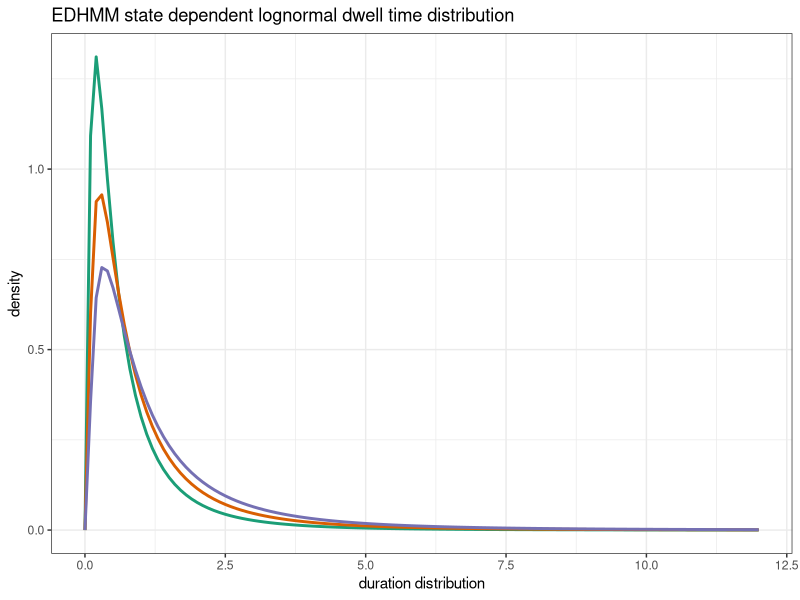
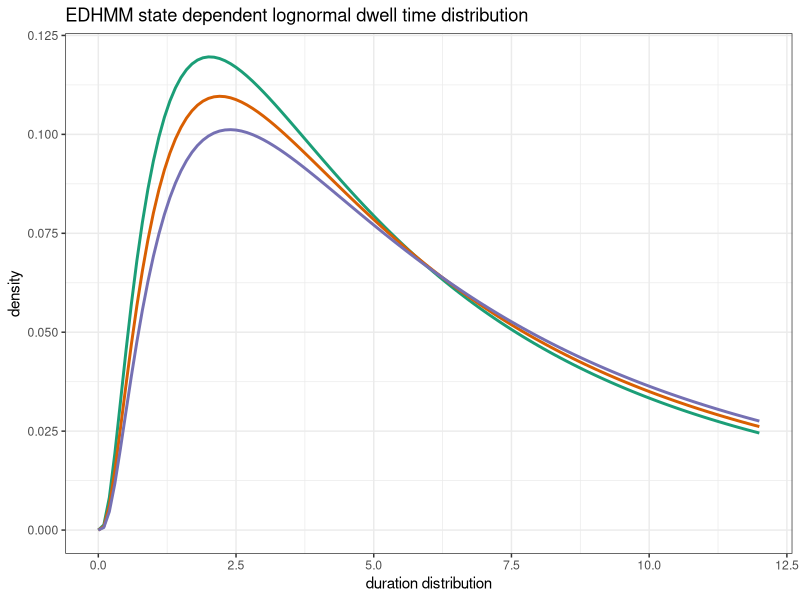
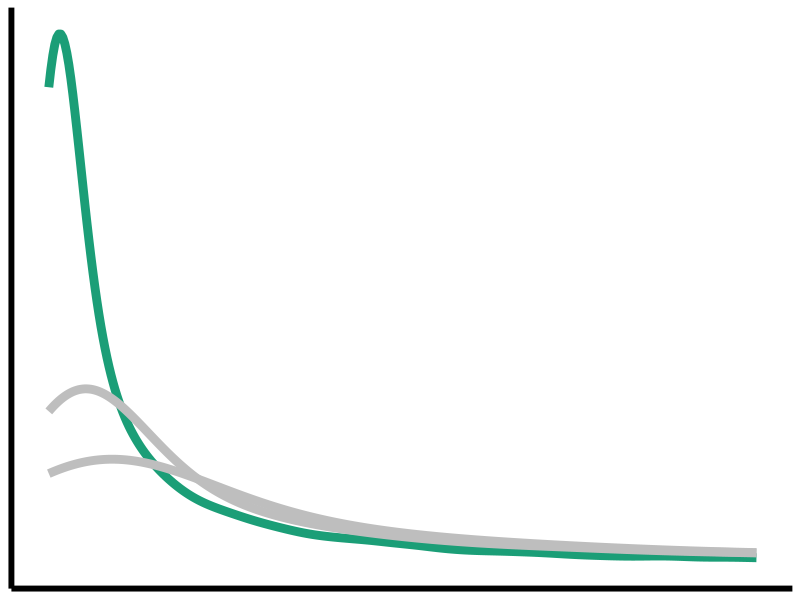
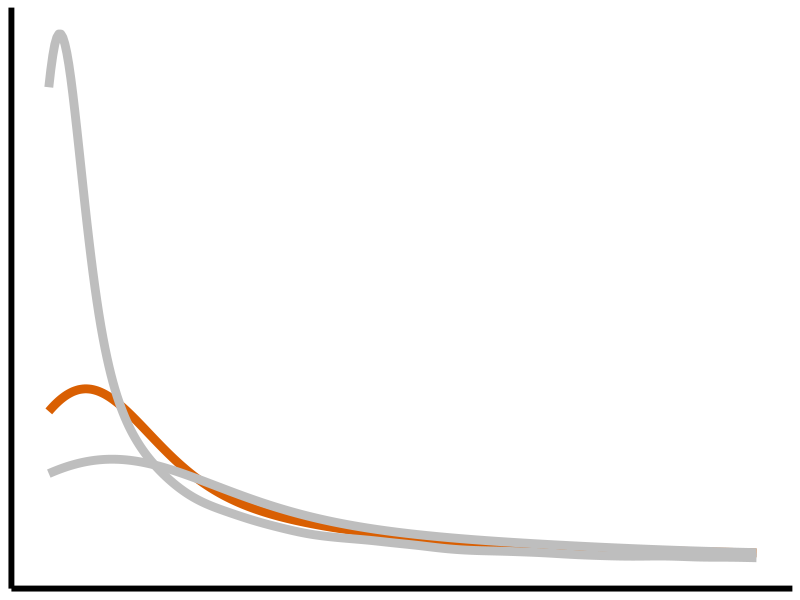
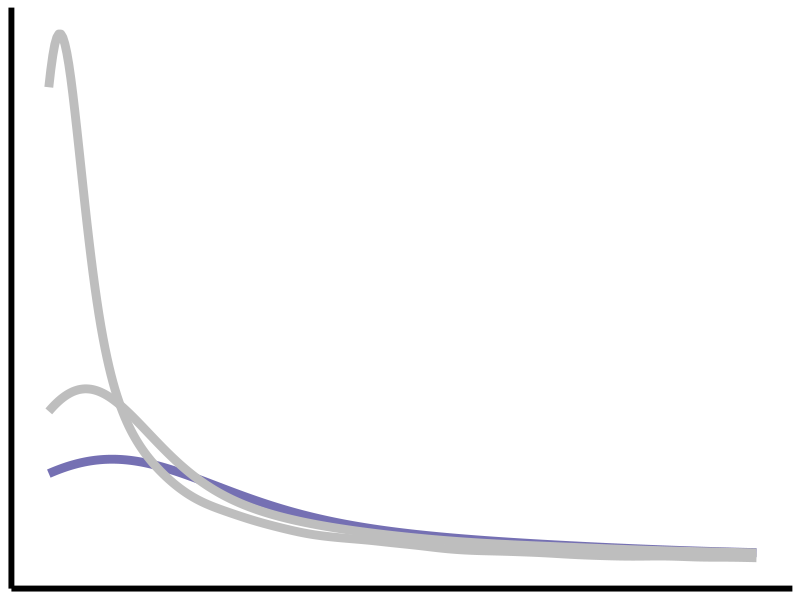

The R script that drew these images, in order:
## ---- chunk 1
library(ggplot2)
library(RColorBrewer)
set.seed(123)
plot_lognorm<-function(m, means){
  meanlog<-sort(means)
  col<-brewer.pal(m, name='Dark2')
  datay<-dlnorm(seq(0,12,0.1), meanlog=log(meanlog[1]),sdlog = 1)
  med<-median(datay)
  data<-data.frame(x=seq(0,12,0.1),y=datay)
  plot<-ggplot(data=data,aes(x=x,y=y))+geom_line(color=col[1],size=1)+theme_bw()+ylab("density")+xlab("duration distribution")+ggtitle("EDHMM state dependent lognormal dwell time distribution ")+xlim(c(0,12))#+geom_hline(yintercept = med,color=col[1])
  for(s in 2:m){
    datay<-dlnorm(seq(0,12,0.1),meanlog =log(meanlog[s]),sdlog = 1)
    med<-median(datay)
    data<-data.frame(x=seq(0,12,0.1),y=datay)
    plot<-plot+geom_line(data=data,aes(x=x,y=y),color=col[s],size=1)#+geom_hline(yintercept = med,color=col[s])
  }
  return(plot)
}

set.seed(123)
data<-density(rlnorm(20000, log(15), sqrt(log(25))),from=-1,to=150)
set.seed(123)
data1<-density(rlnorm(20000, log(15), log(sqrt(25))),from=-1,to=150)#it is than correct
set.seed(123)
data2<-density(rlnorm(20000, log(15), log(5)),from=-1,to=150)

plot_lognorm(m=3,means=c(0.9,0.7,0.5))
plot_lognorm(m=3,means=c(6.5,6,5.5))

## ---- chunk 2
#overlapping distribution plots
library(ggplot2)
library(RColorBrewer)
thm<-theme(
  axis.text.x = element_blank(),
  axis.text.y = element_blank(),
  axis.ticks = element_blank(),
  axis.title.x =element_blank(),
  axis.title.y = element_blank(),
  axis.line = element_line(colour = "black",size = 2),
  panel.background =element_blank())
col<-brewer.pal(3, name='Dark2')
data<-density(rlnorm(30000, log(5), log(10)),from=-1,to=100)
data<-data.frame(x=data$x,y=data$y)
data1<-density(rlnorm(30000, log(15), log(10)),from=-1,to=100)
data1<-data.frame(x=data1$x,y=data1$y)
data2<-density(rlnorm(30000, log(25), log(10)),from=-1,to=100)
data2<-data.frame(x=data2$x,y=data2$y)
p1<-ggplot(data=data,aes(x=data$x,y=data$y))+geom_line(color=col[1],size=3)+
  geom_line(data=data1,aes(x=x,y=y),color="grey",size=3)+
  geom_line(data=data2,aes(x=x,y=y),color="grey",size=3)+thm+xlim(c(0,70))
ggsave(file="logs_ex1.svg", plot=p1, width=10, height=8)
p2<-ggplot(data=data1,aes(x=data1$x,y=data1$y))+geom_line(color=col[2],size=3)+
  geom_line(data=data,aes(x=x,y=y),color="grey",size=3)+
  geom_line(data=data2,aes(x=x,y=y),color="grey",size=3)+thm+xlim(c(0,70))
ggsave(file="logs_ex2.svg", plot=p2, width=10, height=8)
p3<-ggplot(data=data2,aes(x=x,y=y))+geom_line(color=col[3],size=3)+
  geom_line(data=data1,aes(x=x,y=y),color="grey",size=3)+
  geom_line(data=data,aes(x=x,y=y),color="grey",size=3)+thm+xlim(c(0,70))
ggsave(file="logs_ex3.svg", plot=p3, width=10, height=8)
